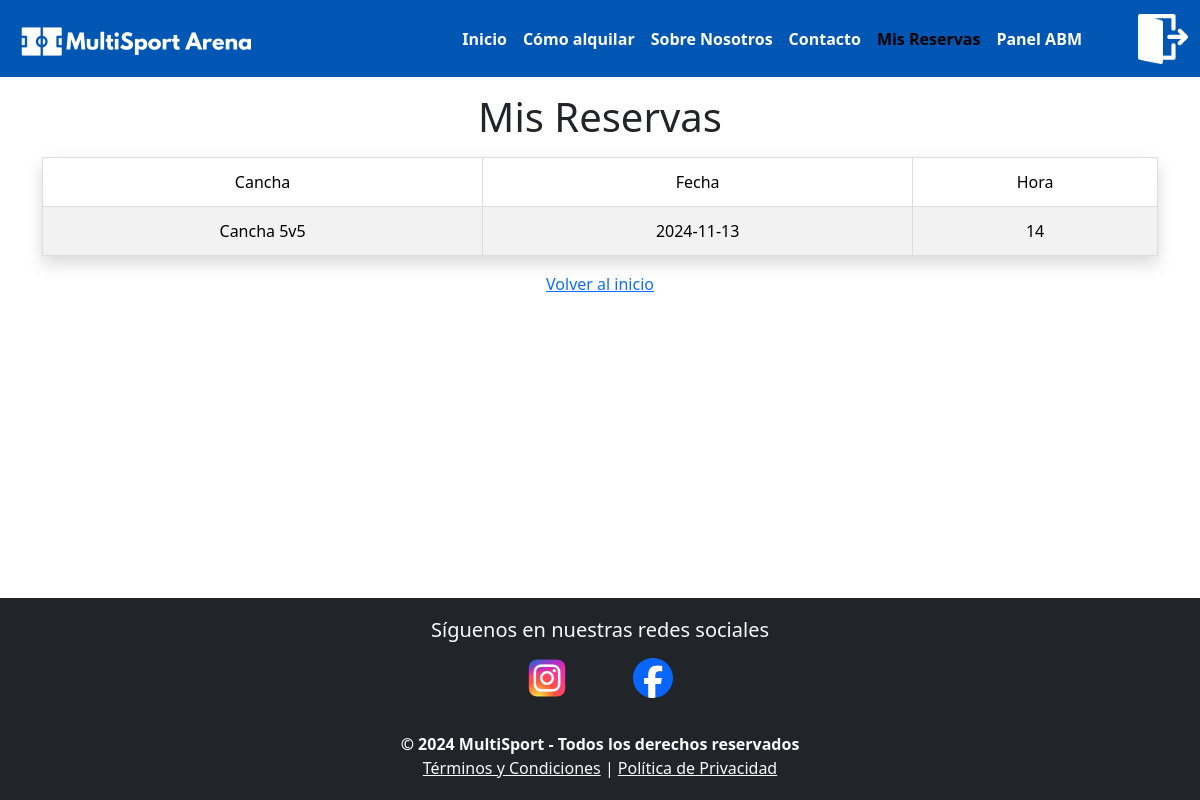
Page /mis_reservas (signed in) on the committed database.
### tables this page shows
CREATE TABLE Reservas (
            id_reserva INTEGER PRIMARY KEY AUTOINCREMENT,
            id_usuario INTEGER NOT NULL,
            id_cancha INTEGER NOT NULL,
            fecha TEXT NOT NULL,
            hora INTEGER NOT NULL,
            FOREIGN KEY (id_usuario) REFERENCES Usuarios (id_usuario),
            FOREIGN KEY (id_cancha) REFERENCES Canchas (id_cancha)
        );

CREATE TABLE Canchas (
            id_cancha INTEGER PRIMARY KEY AUTOINCREMENT,
            tipo TEXT NOT NULL,
            nombre TEXT NOT NULL
        );

### app.py (the view)
@app.route('/mis_reservas')
def mis_reservas():
    if 'user_id' not in session:
        return redirect(url_for('login'))
    conn = crear_conexion("reserva_canchas.db")
    reservas = obtener_reservas_por_usuario(conn, session['user_id'])
    conn.close()
    return render_template('mis_reservas.html', reservas=reservas)

### modelo/conexion.py (called while the page is built)
def crear_conexion(db_file):
    conn = None
    try:
        conn = sqlite3.connect(db_file)
        print(f"Conectado a la base de datos {db_file}")
        return conn
    except Error as e:
        print(f"Error al conectar con la base de datos: {e}")
    return conn

### modelo/reserva.py (called while the page is built)
def obtener_reservas_por_usuario(conn, id_usuario):
    cursor = conn.cursor()
    cursor.execute("""
        SELECT r.id_reserva, c.nombre AS cancha, r.fecha, r.hora
        FROM Reservas r
        JOIN Canchas c ON r.id_cancha = c.id_cancha
        WHERE r.id_usuario = ?
    """, (id_usuario,))
    return cursor.fetchall()

### templates/mis_reservas.html
{% include 'header.html' %}
<main class="container mt-3 mb-3">
    <h1 class="text-center mb-3">Mis Reservas</h1>
    {% if reservas %}
    <table class="table table-striped table-bordered shadow">
        <thead>
            <tr>
                <th>Cancha</th>
                <th>Fecha</th>
                <th>Hora</th>
            </tr>
        </thead>
        <tbody>
            {% for reserva in reservas %}
            <tr>
                <td>{{ reserva[1] }}</td>
                <td>{{ reserva[2] }}</td>
                <td>{{ reserva[3] }}</td>
            </tr>
            {% endfor %}
        </tbody>
    </table>
    {% else %}
        <p class="text-center">No tienes reservas realizadas.</p>
    {% endif %}
    <div class="text-center mt-3">
        <a href="{{ url_for('index') }}">Volver al inicio</a>
    </div>
</main>
{% include 'footer.html' %}

### static/css/style.css (style rules this page uses)
html, body { height: 100%; margin: 0; display: flex; flex-direction: column; }
main { flex: 1; }
.table th { vertical-align: middle; font-weight: 500; text-align: center; }
.table td { padding: 0; vertical-align: middle; }
.table-bordered td, .table-bordered th { border: 1px solid #ddd; }
.table th, .table td { text-align: center; padding: 0.75rem; }

### rows in the picture
Reservas: nombre "Cancha 5v5", fecha "2024-11-13", hora "14"
